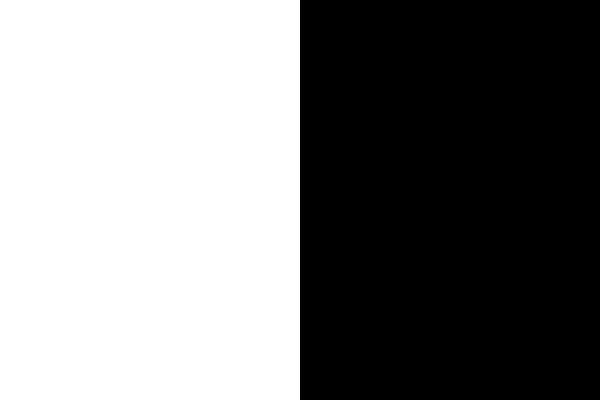
Frame 1 (no input)
Frame 60 (no input): identical to frame 1, image omitted
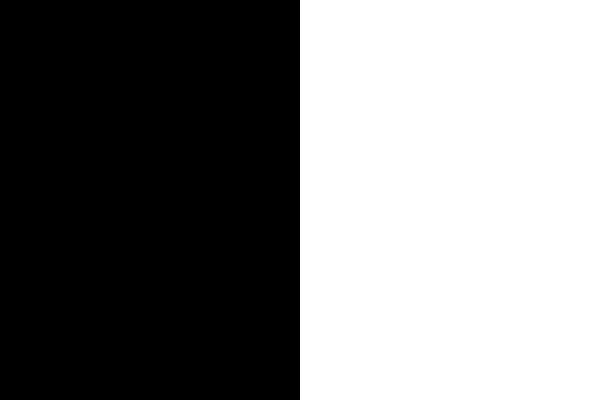
Frame 120 (the mouse pressed at the canvas centre since frame 60)

The p5.js sketch that drew these frames (run headless with seeded random() and noise() and a simulated clock; from frame 60 on, the mouse is pressed at the canvas centre):

// p5.js sketch
// ── sketch.js
function setup() {
  createCanvas(600, 400);
  background(0);
  noStroke();
}

function draw() {
  background(0);
  fill(255);
  if (mouseX < width/2) {
    rect(0, 0, width/2, height);
  } else {
    rect(width/2, 0, width/2, height);
  }
}
